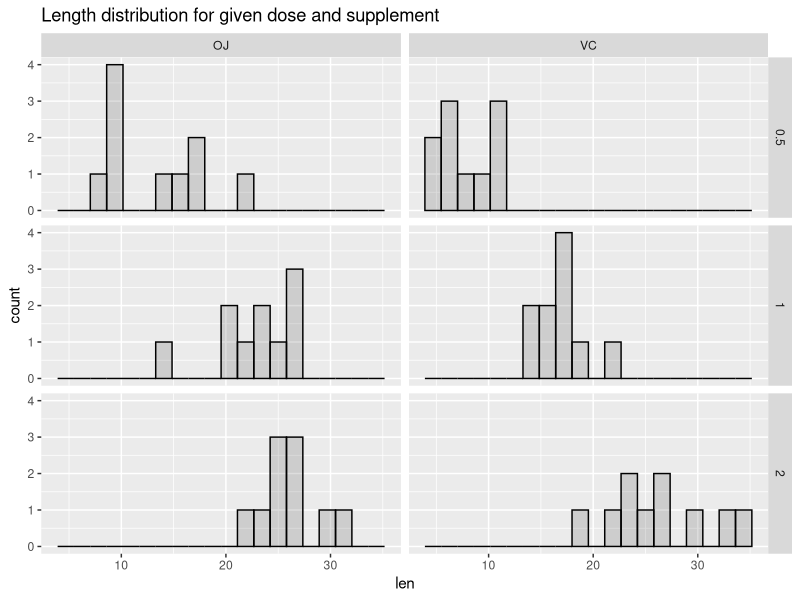

This figure's R source:
## ---- chunk 1
knitr::opts_chunk$set(echo = TRUE)
## ---- chunk 2
library(datasets)
library(ggplot2)
library(dplyr, warn.conflicts = FALSE)
## ---- chunk 3
data("ToothGrowth")
ToothGrowth <- tbl_df(ToothGrowth)
## ---- chunk 4
table(is.na.data.frame(ToothGrowth))
## ---- chunk 5
summary(ToothGrowth)
## ---- chunk 6
ggplot(ToothGrowth, aes(x = len)) + 
    geom_histogram(bins = 20, alpha = 0.2, colour = "black") + 
    facet_grid(dose ~ supp) +
    ggtitle("Length distribution for given dose and supplement")
## ---- chunk 7
alpha <- 0.05
# if reject = FALSE then we failed to reject
ToothGrowth %>% group_by(supp, dose) %>%
    summarise(pvalue = shapiro.test(len)$p.value, reject = pvalue <= alpha)
## ---- chunk 8
alpha <- 0.05
data_frame(dose1 = c(0.5,  1,    0.5,  1,    0.5,  1,    2),
           dose2 = c(1,    2,    1,    2,    0.5,  1,    2),
           supp1 = c("OJ", "OJ", "VC", "VC", "VC", "VC", "VC"),
           supp2 = c("OJ", "OJ", "VC", "VC", "OJ", "OJ", "OJ")) %>%
    rowwise() %>% # evaluate by row
    mutate(htest = list(t.test(
        y = (ToothGrowth %>% filter(supp == supp2) %>% filter(dose == dose2))$len,
        x = (ToothGrowth %>% filter(supp == supp1) %>% filter(dose == dose1))$len,
        alternative = "less", paired = FALSE, 
        var.equal = FALSE, conf.level = 1 - alpha))) %>% # run test
    mutate(pvalue = htest$p.value) %>% # extract p-value
    mutate(left = htest[[4]][1]) %>% # extract left bound of conf.int
    mutate(right = htest[[4]][2]) %>% # extract right bound of conf.int
    mutate(reject = pvalue > alpha | right > 0) %>% # make a decision
    select(-htest)
